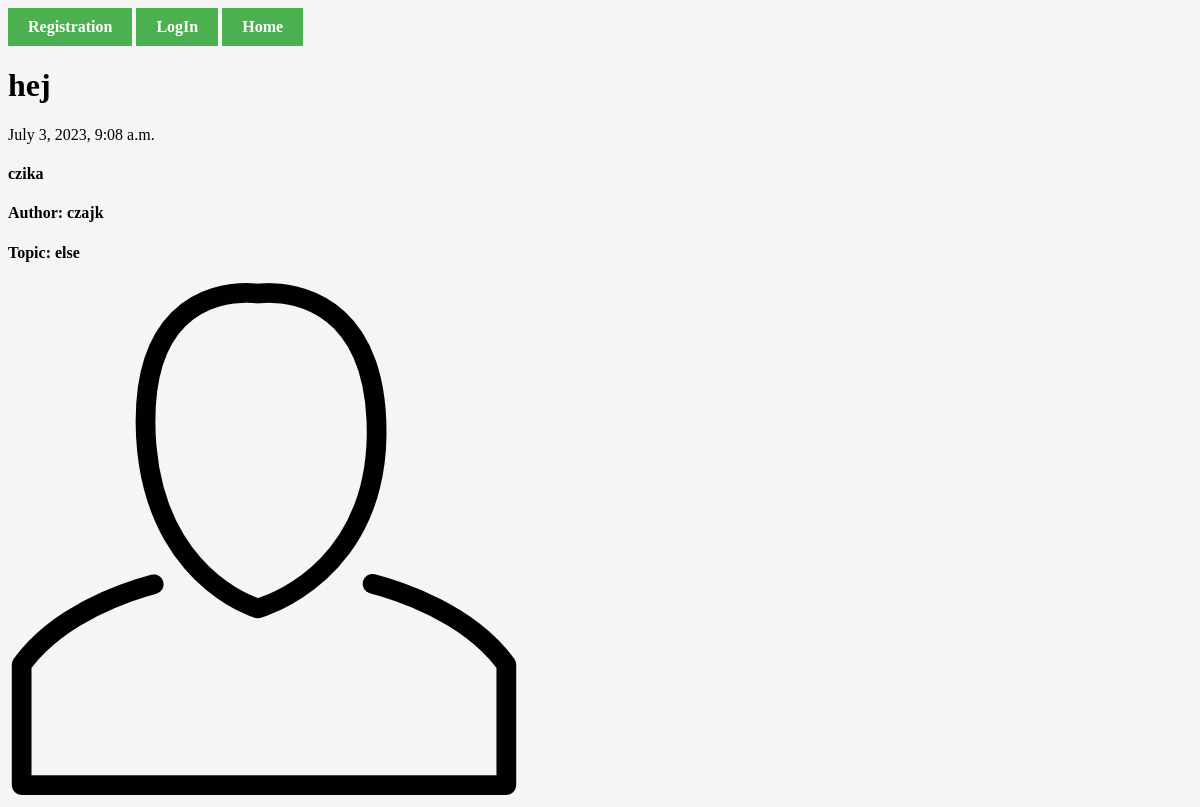
Page /posts/6/detailPost/ on the committed database.
### Registration/models.py (models this page shows, shortened)
class Posts(models.Model):
    title = models.CharField(max_length=200)
    dec = models.TextField(blank=True)
    createDate = models.DateTimeField(auto_now_add=True) # automatically filled by Django during creation
    published = models.BooleanField()
    image = models.ImageField(upload_to='images/',blank=True)
    user = models.ForeignKey(User, on_delete=models.CASCADE) # Creating many to many relationship with User model
    topics = [
        ('', 'Wybierz temat'),
        ('sold', 'Sprzedam'),
        ('buy', 'Kupię'),
        ('rent', 'Wypożyczę'),
        ('look', 'Szukam'),
        ('else', 'Inne'),
    ]
    topic = models.CharField(max_length=4, choices=topics, default='')

### Registration/views.py (the view)
# urls.py: path('posts/<int:postId>/detailPost/', views.detailPost, name='detailPost'),
def detailPost(request, postId):
    post = get_object_or_404(Posts, id=postId)
    postComments = post.comments.all().order_by("-createDate") # comments -= related_name
    return render(request,'detailPost.html', {'post':post, "postComments":postComments})

### Registration/TEMPLATES/detailPost.html (shortened to what this page needs)
{% extends 'base.html' %}
{% block content %}
<h1>{{post.title}}</h1>
<p>{{post.createDate}}</p>
<h4>{{post.dec}}</h4>
<h4>Author: {{post.user}}</h4>
<h4>Topic: {{post.topic}}</h4>
{% if post.image %}
    <img src="{{post.image.url}}" alt="photo">
{% endif %}
{% endblock content %}

### MainUser/static/MainUser/css/base.css (style rules this page uses)
body { background-color: whitesmoke; }

### rows in the picture
Posts: title "hej", createDate "July 3, 2023, 9:08 a.m.", dec "czika", user "czajk", topic "else", image (placeholder picture)
